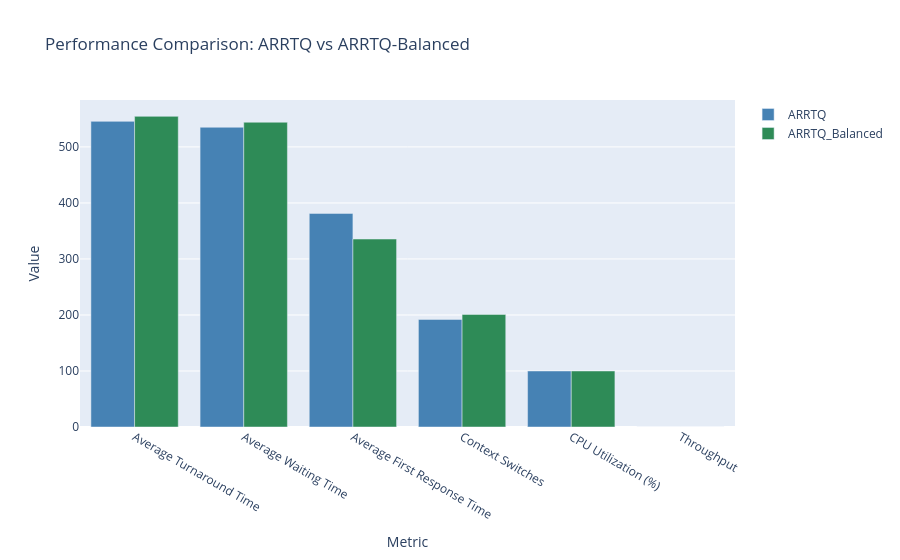
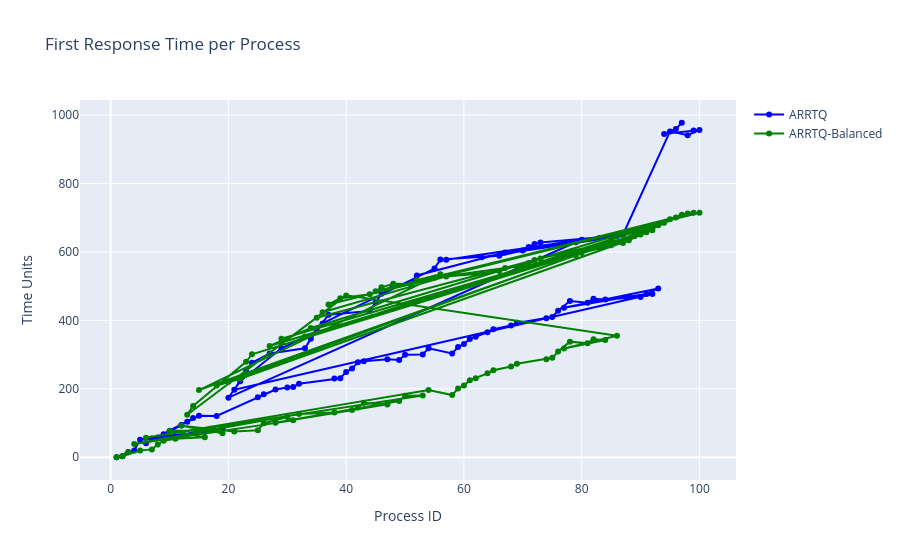
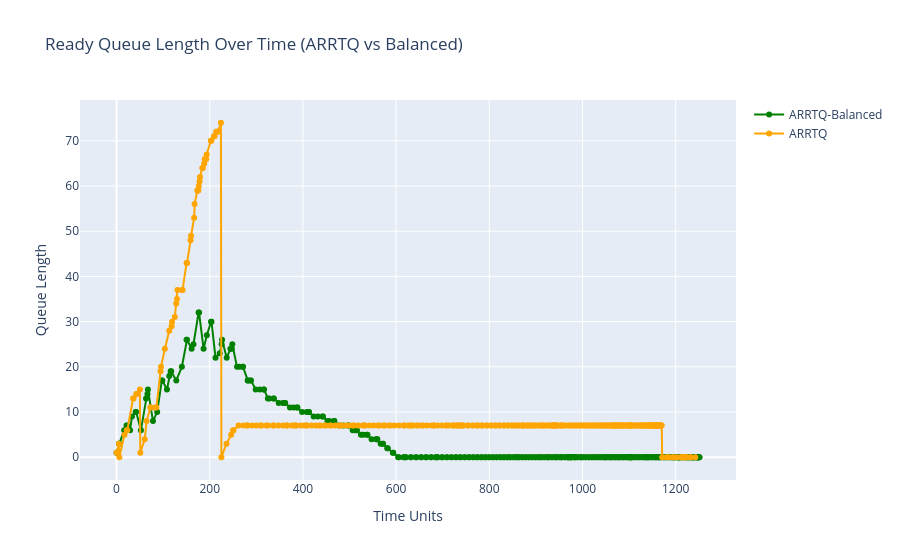

These figures' notebook cell, in order:
### Code cell
compare_df = pd.DataFrame({
    'Metric': [
        'Average Turnaround Time', 'Average Waiting Time',
        'Average First Response Time', 'Context Switches',
        'CPU Utilization (%)', 'Throughput'
    ],
    'ARRTQ': [
        arrtq_metrics['average_turnaround_time'],
        arrtq_metrics['average_waiting_time'],
        arrtq_metrics['average_first_response_time'],
        arrtq_metrics['context_switches'],
        arrtq_metrics['cpu_utilization'],
        arrtq_metrics['throughput']
    ],
    'ARRTQ_Balanced': [
        arrtq_balanced_metrics['average_turnaround_time'],
        arrtq_balanced_metrics['average_waiting_time'],
        arrtq_balanced_metrics['average_first_response_time'],
        arrtq_balanced_metrics['context_switches'],
        arrtq_balanced_metrics['cpu_utilization'],
        arrtq_balanced_metrics['throughput']
    ]
})
display(compare_df)

# --- Bar chart for metric comparison ---
fig = go.Figure()
for col, color in zip(['ARRTQ', 'ARRTQ_Balanced'], ['steelblue', 'seagreen']):
    fig.add_trace(go.Bar(
        x=compare_df['Metric'],
        y=compare_df[col],
        name=col,
        marker_color=color
    ))

fig.update_layout(
    title='Performance Comparison: ARRTQ vs ARRTQ-Balanced',
    xaxis_title='Metric',
    yaxis_title='Value',
    barmode='group'
)
fig.show()

# --- Plot First Response Time comparison for each process ---
fig2 = go.Figure()
fig2.add_trace(go.Scatter(
    x=results_arrtq['Process ID'], y=results_arrtq['First Response Time'],
    mode='lines+markers', name='ARRTQ', line=dict(color='blue')
))
fig2.add_trace(go.Scatter(
    x=results_balanced['Process ID'], y=results_balanced['First Response Time'],
    mode='lines+markers', name='ARRTQ-Balanced', line=dict(color='green')
))
fig2.update_layout(
    title='First Response Time per Process',
    xaxis_title='Process ID',
    yaxis_title='Time Units'
)
fig2.show()

# --- Optional: Ready Queue length over time ---
rq_df_balanced = pd.DataFrame(arrtq_balanced_metrics['rq_length_over_time'], columns=['Time', 'RQ Length'])
fig3 = go.Figure()
fig3.add_trace(go.Scatter(
    x=rq_df_balanced['Time'], y=rq_df_balanced['RQ Length'],
    mode='lines+markers', name='ARRTQ-Balanced', line=dict(color='green')
))
fig3.add_trace(go.Scatter(
    x=pd.DataFrame(arrtq_metrics['rq_length_over_time'], columns=['Time', 'RQ Length'])['Time'],
    y=pd.DataFrame(arrtq_metrics['rq_length_over_time'], columns=['Time', 'RQ Length'])['RQ Length'],
    mode='lines+markers', name='ARRTQ', line=dict(color='orange')
))
fig3.update_layout(
    title='Ready Queue Length Over Time (ARRTQ vs Balanced)',
    xaxis_title='Time Units',
    yaxis_title='Queue Length'
)
fig3.show()

### Figure 1 — Plotly figure (JSON) as saved in the notebook; plotly's stock layout.template omitted (floating-point values rounded to 4 significant figures)
{"data": [{"marker": {"color": "steelblue"}, "name": "ARRTQ", "type": "bar", "x": ["Average Turnaround Time", "Average Waiting Time", "Average First Response Time", "Context Switches", "CPU Utilization (%)", "Throughput"], "y": [545.6, 535.1, 381.3, 192.0, 100.0, 0.08052]}, {"marker": {"color": "seagreen"}, "name": "ARRTQ_Balanced", "type": "bar", "x": ["Average Turnaround Time", "Average Waiting Time", "Average First Response Time", "Context Switches", "CPU Utilization (%)", "Throughput"], "y": [554.6, 544.1, 335.6, 201.0, 100.0, 0.07994]}], "layout": {"barmode": "group", "title": {"text": "Performance Comparison: ARRTQ vs ARRTQ-Balanced"}, "xaxis": {"title": {"text": "Metric"}}, "yaxis": {"title": {"text": "Value"}}}}

### Figure 2 — Plotly figure (JSON) as saved in the notebook; plotly's stock layout.template omitted (floating-point values rounded to 4 significant figures)
{"data": [{"line": {"color": "blue"}, "mode": "lines+markers", "name": "ARRTQ", "type": "scatter", "x": [1, 3, 2, 4, 5, 7, 9, 11, 17, 19, 16, 8, 10, 12, 13, 14, 6, 15, 18, 25, 26, 28, 30, 31, 32, 38, 39, 40, 41, 42, 43, 47, 49, 50, 53, 54, 58, 59, 60, 61, 62, 64, 65, 68, 69, 74, 75, 76, 78, 81, 82, 84, 90, 93, 77, 88, 91, 92, 21, 23, 24, 27, 33, 34, 37, 44, 45, 46, 48, 51, 52, 67, 79, 20, 22, 29, 35, 36, 55, 56, 66, 70, 71, 72, 73, 86, 89, 57, 80, 85, 63, 83, 87, 95, 98, 100, 99, 94, 96, 97], "y": [0.0, 15.0, 3.0, 20.0, 51.5, 54.5, 67.41, 61.41, 83.11, 82.1, 74.76, 57.5, 74.41, 94.11, 103.7, 114.7, 41.0, 121.3, 120.9, 175.0, 184.0, 197.9, 203.9, 205.6, 214.6, 230.0, 231.0, 249.3, 259.3, 277.5, 280.5, 286.5, 284.5, 299.6, 300.6, 318.4, 303.4, 322.1, 331.1, 345.8, 351.8, 365.3, 374.3, 384.8, 392.8, 406.0, 410.0, 428.1, 456.6, 451.6, 463.3, 461.3, 468.5, 493.4, 437.1, 468.9, 477.4, 477.3, 197.0, 251.6, 276.0, 303.3, 318.5, 346.6, 416.8, 427.3, 453.8, 478.0, 503.2, 508.6, 531.3, 598.4, 628.4, 174.0, 221.9, 318.5, 368.4, 391.1, 551.5, 578.2, 588.5, 603.9, 614.2, 623.1, 627.9, 647.0, 657.5, 577.2, 635.6, 642.4, 584.4, 640.6, 650.3, 952.3, 941.3, 956.5, 954.9, 945.0, 959.3, 977.5]}, {"line": {"color": "green"}, "mode": "lines+markers", "name": "ARRTQ-Balanced", "type": "scatter", "x": [1, 3, 2, 5, 7, 8, 9, 11, 16, 10, 17, 19, 12, 21, 25, 26, 30, 31, 4, 32, 38, 41, 42, 43, 47, 28, 49, 50, 53, 6, 54, 58, 59, 60, 61, 62, 64, 65, 68, 69, 74, 75, 76, 78, 81, 82, 84, 77, 86, 40, 13, 14, 23, 24, 90, 27, 34, 95, 37, 39, 44, 100, 45, 46, 48, 51, 52, 56, 15, 79, 18, 20, 22, 88, 91, 29, 92, 33, 93, 94, 98, 99, 55, 67, 70, 71, 72, 35, 36, 57, 63, 66, 73, 89, 80, 85, 97, 83, 87, 96], "y": [0.0, 14.5, 3.0, 20.0, 23.0, 37.33, 48.33, 54.17, 58.17, 77.17, 78.17, 70.17, 92.17, 75.17, 79.17, 99.13, 117.8, 107.8, 39.0, 126.5, 130.5, 138.4, 145.4, 159.5, 154.5, 101.1, 164.5, 179.6, 180.6, 57.33, 196.8, 181.8, 201.0, 210.0, 225.2, 231.2, 245.1, 254.1, 265.0, 273.0, 286.6, 290.6, 309.0, 337.8, 332.8, 344.5, 342.5, 318.0, 355.3, 473.0, 124.2, 150.1, 278.8, 301.0, 650.7, 325.2, 377.6, 695.7, 446.5, 464.6, 476.0, 714.7, 485.0, 496.6, 507.0, 506.3, 517.4, 535.0, 196.5, 589.9, 209.4, 220.5, 229.5, 634.0, 657.8, 346.1, 663.6, 353.0, 677.8, 685.2, 712.1, 714.4, 524.3, 553.4, 558.2, 567.9, 576.4, 407.5, 423.8, 528.5, 537.1, 544.3, 580.8, 646.4, 596.7, 619.4, 708.9, 609.8, 626.3, 700.3]}], "layout": {"title": {"text": "First Response Time per Process"}, "xaxis": {"title": {"text": "Process ID"}}, "yaxis": {"title": {"text": "Time Units"}}}}

### Figure 3 — Plotly figure (JSON) as saved in the notebook; plotly's stock layout.template omitted (floating-point values rounded to 4 significant figures; data arrays with more than 128 entries replaced by an {"elided": "..."} marker saying what was removed)
{"data": [{"line": {"color": "green"}, "mode": "lines+markers", "name": "ARRTQ-Balanced", "type": "scatter", "x": {"elided": "358 float values"}, "y": {"elided": "358 int values"}}, {"line": {"color": "orange"}, "mode": "lines+markers", "name": "ARRTQ", "type": "scatter", "x": {"elided": "329 float values"}, "y": {"elided": "329 int values"}}], "layout": {"title": {"text": "Ready Queue Length Over Time (ARRTQ vs Balanced)"}, "xaxis": {"title": {"text": "Time Units"}}, "yaxis": {"title": {"text": "Queue Length"}}}}
